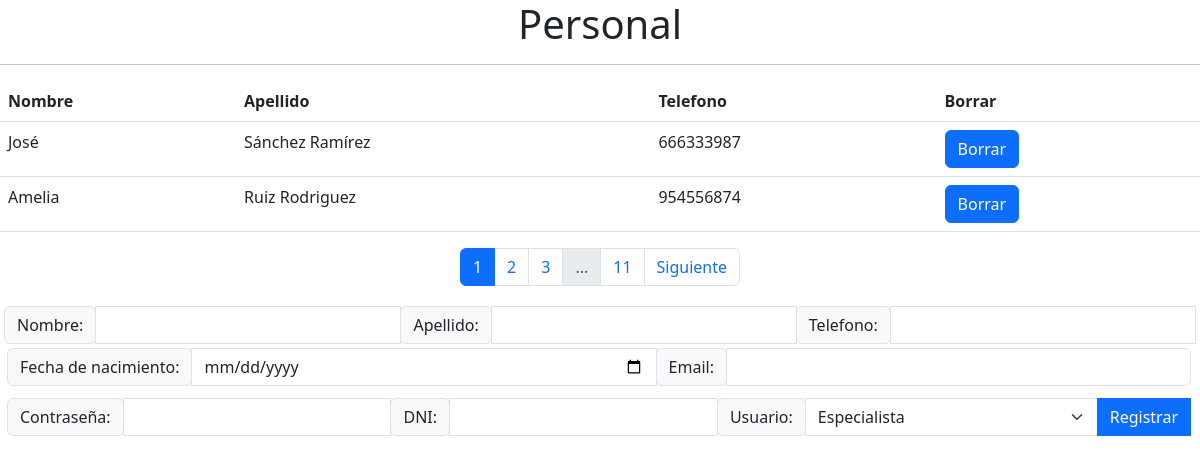
The app's page /vista/Administrador/personal.php with its own data.
### tables this page shows
CREATE TABLE `personal` (
  `idPersonal` int(11) NOT NULL,
  `Nombre` varchar(150) NOT NULL,
  `Apellido` varchar(150) NOT NULL,
  `Telefono` varchar(45) NOT NULL,
  `dni` varchar(9) DEFAULT NULL
);

### modelo/crud.php (called while the page is built, shortened)
<?php
function crud_get_all($tabla) {
    try {
        $dsn = 'mysql:host=localhost;dbname=hospital';
        $username = 'root';
        $password = '';
        $pdo = new PDO($dsn, $username, $password);
        $sql = "SELECT * FROM $tabla";
        $stmt = $pdo->prepare($sql);
        $stmt->execute();
        return $stmt->fetchAll(PDO::FETCH_ASSOC);
    } catch (PDOException $e) {
        echo "Error: " . $e->getMessage();
    }
}
?>

### vista/Administrador/personal.php (the view, shortened to what this page needs)
<!DOCTYPE html>
<html lang="en">
<?php require_once '../paginacion.php'; ?>
<head>
    <link href="https://cdn.jsdelivr.net/npm/bootstrap@5.3.0-alpha3/dist/css/bootstrap.min.css" rel="stylesheet"
>
    <link rel="stylesheet" type="text/css" href="../css/usu_admin.css">
</head>
<body>
    <h1 Style="text-align: center;">Personal</h1>
    <hr>
    <?php
require_once('../../modelo/crud.php');
$personales=crud_get_all('personal');
$total = count($personales);
$pagina = isset($_GET['page']) ? $_GET['page'] : 1;
$porPagina = 2;
$paginasTotales = ceil($total / $porPagina);
$inicio = ($pagina - 1) * $porPagina;
echo '<table class="table table-hover">';
    echo '<tr>
        <th scope="col">Nombre</th>
        <th scope="col">Apellido</th>
        <th scope="col">Telefono</th>
        <th scope="col">Borrar</th>
    </tr>';
    $usar_pagina = array_slice($personales, $inicio, $porPagina);
    foreach ($usar_pagina as $personal) {
        echo '<tr onclick="seleccionar(' . $personal['idPersonal'] . ');">
            <td scope="row">' . $personal['Nombre'] . '</td>
            <td scope="row">' . $personal['Apellido'] . '</td>
            <td scope="row">' . $personal['Telefono'] . '</td>
            <td>' . ' <form action="" method="POST"><input type="hidden" name="idPersonal" value="' . $personal['idPersonal'] . '">
            <button onclick="if(!confirm(\'¿Estás seguro de borrar el registro?\')) event.preventDefault();" class="btn btn-primary" type="submit" name="borrar" value="Borrar">Borrar</button>
          </form>' . "</td>
            </tr>";
        }
        echo "</table>";
?>
    <nav class="paginacion" aria-label="Paginacion">
        <?php echo paginacion($paginasTotales, $pagina, '?'); ?>
    </nav>
    <div id='panel-modificar' class='d-flex'>
        <form method="post" class="">
            <div class="input-group mb-1 d-inline-flex p-1 bd-highlight">
                <div class="input-group-prepend">
                    <span class="input-group-text" id="basic-addon3">Nombre: </span>
                </div>
                <input required type="text" class="form-control" id="nombre" name="nombre"
                    aria-describedby="basic-addon3">
                <div class="input-group-prepend">
                    <span class="input-group-text" id="basic-addon3">Apellido: </span>
                </div>
                <input required type="text" class="form-control" id="apellido" name="apellido"
                    aria-describedby="basic-addon3">
                <div class="input-group-prepend">
                    <span class="input-group-text" id="basic-addon3">Telefono: </span>
                </div>
                <input type="text" class="form-control" id="telefono" name="telefono" aria-describedby="basic-addon3">
                <div class="input-group mb-1 d-inline-flex p-1 bd-highlight">
                    <div class="input-group-prepend">
                        <span class="input-group-text" id="basic-addon3">Fecha de nacimiento: </span>
                    </div>
                    <input type="date" class="form-control" id="FechaNacimiento" name="FechaNacimiento"
                        aria-describedby="basic-addon3">
                    <div class="input-group-prepend">
                        <span class="input-group-text" id="basic-addon3">Email: </span>
                    </div>
                    <input type="email" class="form-control" id="email" name="email" aria-describedby="basic-addon3">
                </div>
                <div class="input-group mb-1 d-inline-flex p-1 bd-highlight">
                    <div class="input-group-prepend">
                        <span class="input-group-text" id="basic-addon3">Contraseña: </span>
                    </div>
                    <input type="password" class="form-control" id="password" name="password"
                        aria-describedby="basic-addon3">
                    <div class="input-group-prepend">
                        <span class="input-group-text" id="basic-addon3">DNI: </span>
                    </div>
                    <input required type="tel" pattern="[0-9]{8}[A-Z]{1}" class="form-control" id="dni" name="dni"
                        aria-describedby="basic-addon3">
                    <div class="input-group-prepend">
                        <span class="input-group-text" id="basic-addon3">Usuario: </span>
                    </div>
                    <select id='rol' name='rol' class="form-select" aria-label="Default select example">
                        <option value="Especialista">Especialista</option>
                    </select>
                    <button class="btn btn-primary" type="submit" id="registrar" name="registrar"
                        value="Enviar">Registrar</button>
                </div>
            </div>
        </form>
    </div>
</body>
</html>

### vista/css/usu_admin.css (style rules this page uses)
.paginacion { display: flex; justify-content: center; }

### records on screen
personal: Nombre "José", Apellido "Sánchez Ramírez", Telefono "666333987"
personal: Nombre "Amelia", Apellido "Ruiz Rodriguez", Telefono "954556874"

### other values on screen
$paginasTotales "11"
